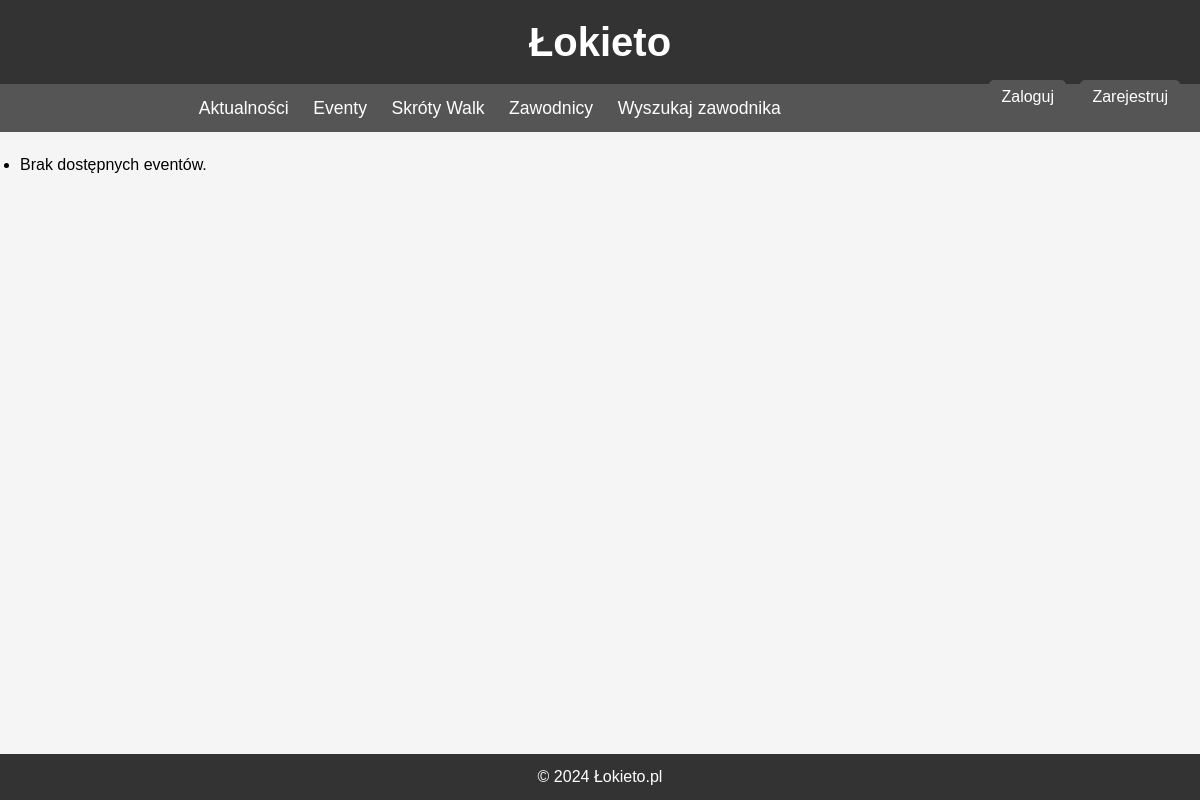
Page /events/ on the earlier database version.
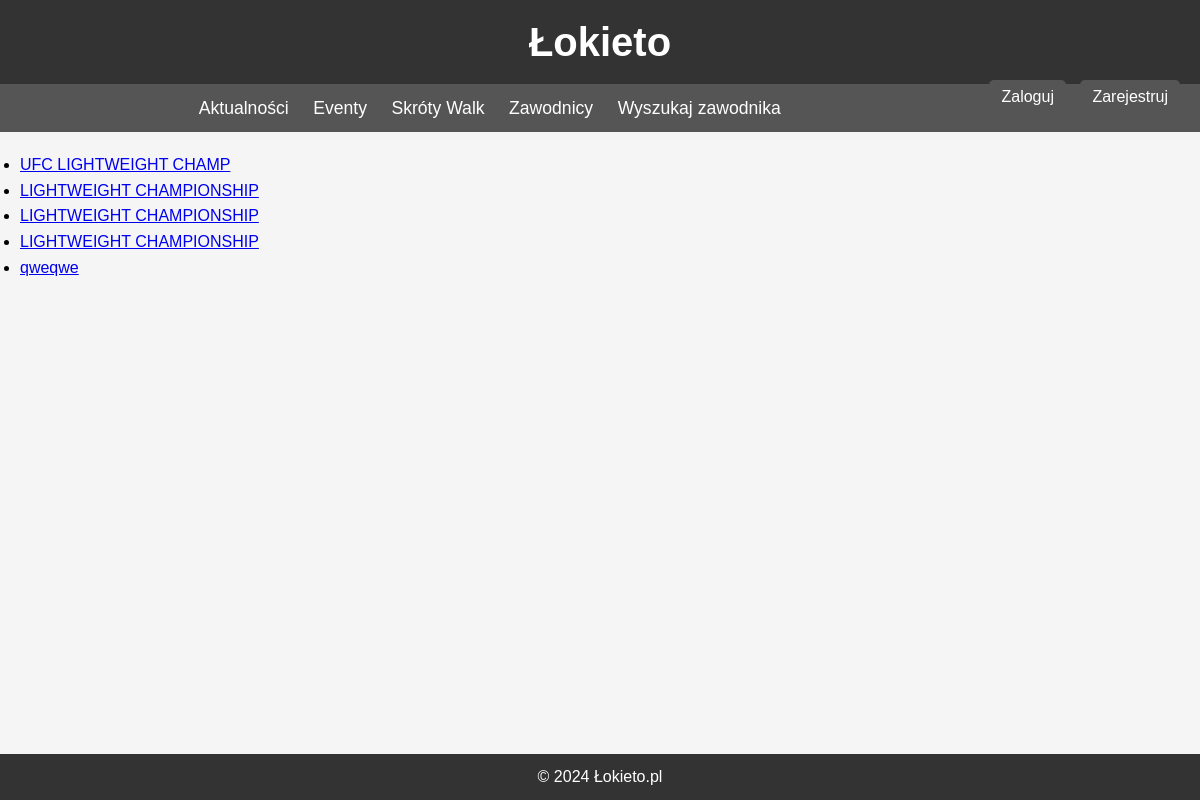
Same page on the later database version.
### mma/models.py (models this page shows, shortened)
class Event(models.Model):
    title = models.CharField(max_length=200)
    description = models.TextField()
    date = models.DateTimeField()
    location = models.CharField(max_length=200)
    fights = models.ManyToManyField(Fight, related_name='events')

### mma/views.py (the view)
# urls.py: path('events/', event_list, name='event_list'),
def event_list(request):
    events = Event.objects.prefetch_related('fights').all()
    return render(request, 'event_list.html', {'events': events})

### templates/event_list.html (shortened to what this page needs)
{% extends 'index.html' %}
{% load static %}
{% block content %}
    <ul>
        {% for event in events %}
            <li>
                <a href="{% url 'event_detail' event.id %}">{{ event.title }}</a>
            </li>
        {% empty %}
            <li>Brak dostępnych eventów.</li>
        {% endfor %}
    </ul>
{% endblock %}

Differences in the rows shown:
added Event: title "UFC LIGHTWEIGHT CHAMP"
added Event: title "LIGHTWEIGHT CHAMPIONSHIP"
added Event: title "LIGHTWEIGHT CHAMPIONSHIP"
added Event: title "LIGHTWEIGHT CHAMPIONSHIP"
added Event: title "qweqwe"
Other differences:
text no longer shown: "Brak dostępnych eventów."
